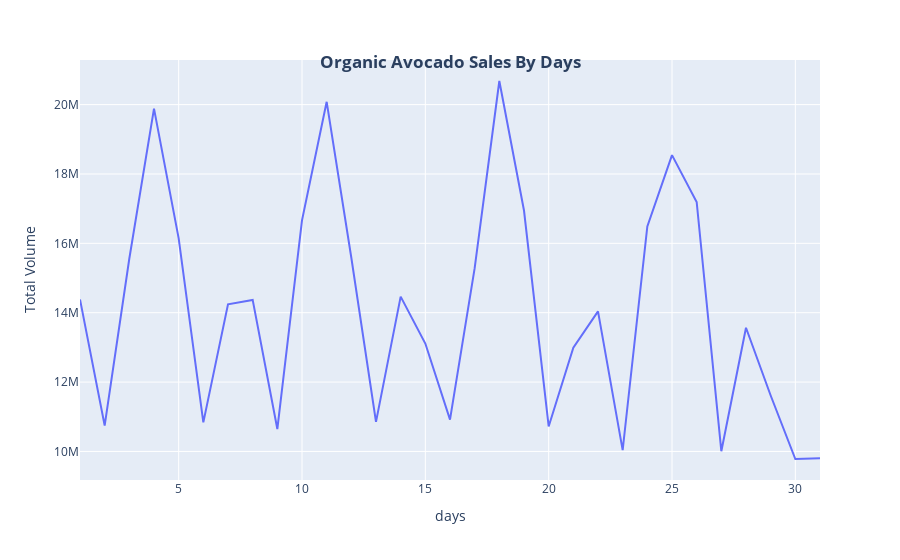

Here is the notebook cell this chart was saved with:
### Code cell
monthly_org = organic_avocado.groupby('Day',sort=True
)['Total Volume'].sum()
line(monthly_org, x=monthly_org.index, y=monthly_org.values, title='Organic Avocado Sales by days', xlabel='days',ylabel='Total Volume',)

### Figure 1 — Plotly figure (JSON) as saved in the notebook; plotly's stock layout.template omitted (floating-point values rounded to 4 significant figures)
{"data": [{"hovertemplate": "Day=%{x}<br>y=%{y}<extra></extra>", "legendgroup": "", "line": {"color": "#636efa", "dash": "solid"}, "marker": {"symbol": "circle"}, "mode": "lines", "name": "", "orientation": "v", "showlegend": false, "type": "scatter", "x": [1, 2, 3, 4, 5, 6, 7, 8, 9, 10, 11, 12, 13, 14, 15, 16, 17, 18, 19, 20, 21, 22, 23, 24, 25, 26, 27, 28, 29, 30, 31], "xaxis": "x", "y": [14380000.0, 10750000.0, 15560000.0, 19880000.0, 16140000.0, 10840000.0, 14240000.0, 14370000.0, 10650000.0, 16660000.0, 20080000.0, 15580000.0, 10850000.0, 14460000.0, 13110000.0, 10916824, 15280000.0, 20680000.0, 16950000.0, 10720000.0, 12990000.0, 14040000.0, 10040000.0, 16490000.0, 18540000.0, 17190000.0, 10010000.0, 13570000.0, 11610000.0, 9782000.0, 9803000.0], "yaxis": "y"}], "layout": {"legend": {"tracegroupgap": 0}, "margin": {"t": 60}, "title": {"text": "<b>Organic Avocado Sales By Days</b>", "x": 0.5, "xanchor": "center", "y": 0.9, "yanchor": "top"}, "xaxis": {"anchor": "y", "domain": [0, 1], "title": {"text": "days"}}, "yaxis": {"anchor": "x", "domain": [0, 1], "title": {"text": "Total Volume"}}}}
